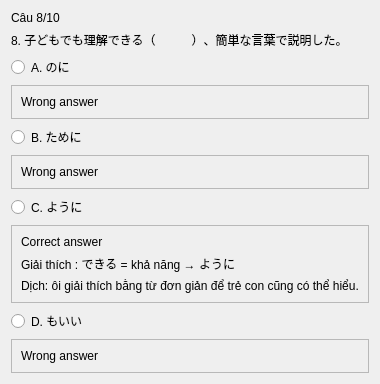
               <widget class="QWidget" name="page_14">
                <layout class="QVBoxLayout" name="verticalLayout_11">
                 <item>
                  <widget class="QLabel" name="label_98">
                   <property name="text">
                    <string>Câu 8/10</string>
                   </property>
                  </widget>
                 </item>
                 <item>
                  <widget class="QLabel" name="label_99">
                   <property name="text">
                    <string>8. 子どもでも理解できる（　　　）、簡単な言葉で説明した。</string>
                   </property>
                  </widget>
                 </item>
                 <item>
                  <widget class="QRadioButton" name="radioButton_53">
                   <property name="text">
                    <string>A. のに</string>
                   </property>
                  </widget>
                 </item>
                 <item>
                  <widget class="QFrame" name="frame_9">
                   <property name="frameShape">
                    <enum>QFrame::StyledPanel</enum>
                   </property>
                   <property name="frameShadow">
                    <enum>QFrame::Raised</enum>
                   </property>
                   <layout class="QVBoxLayout" name="verticalLayout_12">
                    <item>
                     <widget class="QLabel" name="label_13">
                      <property name="text">
                       <string>Wrong answer</string>
                      </property>
                     </widget>
                    </item>
                   </layout>
                  </widget>
                 </item>
                 <item>
                  <widget class="QRadioButton" name="radioButton_54">
                   <property name="text">
                    <string>B. ために</string>
                   </property>
                  </widget>
                 </item>
                 <item>
                  <widget class="QFrame" name="frame_10">
                   <property name="frameShape">
                    <enum>QFrame::StyledPanel</enum>
                   </property>
                   <property name="frameShadow">
                    <enum>QFrame::Raised</enum>
                   </property>
                   <layout class="QVBoxLayout" name="verticalLayout_13">
                    <item>
                     <widget class="QLabel" name="label_14">
                      <property name="text">
                       <string>Wrong answer</string>
                      </property>
                     </widget>
                    </item>
                   </layout>
                  </widget>
                 </item>
                 <item>
                  <widget class="QRadioButton" name="radioButton_55">
                   <property name="text">
                    <string>C. ように</string>
                   </property>
                  </widget>
                 </item>
                 <item>
                  <widget class="QFrame" name="frame_11">
                   <property name="frameShape">
                    <enum>QFrame::StyledPanel</enum>
                   </property>
                   <property name="frameShadow">
                    <enum>QFrame::Raised</enum>
                   </property>
                   <layout class="QVBoxLayout" name="verticalLayout_14">
                    <item>
                     <widget class="QLabel" name="label_17">
                      <property name="text">
                       <string>Correct answer</string>
                      </property>
                     </widget>
                    </item>
                    <item>
                     <widget class="QLabel" name="label_16">
                      <property name="text">
                       <string>Giải thích : できる = khả năng → ように</string>
                      </property>
                     </widget>
                    </item>
                    <item>
                     <widget class="QLabel" name="label_18">
                      <property name="text">
                       <string>Dịch: ôi giải thích bằng từ đơn giản để trẻ con cũng có thể hiểu.</string>
                      </property>
                     </widget>
                    </item>
                   </layout>
                  </widget>
                 </item>
                 <item>
                  <widget class="QRadioButton" name="radioButton_56">
                   <property name="text">
                    <string>D. もいい</string>
                   </property>
                  </widget>
                 </item>
                 <item>
                  <widget class="QFrame" name="frame_12">
                   <property name="frameShape">
                    <enum>QFrame::StyledPanel</enum>
                   </property>
                   <property name="frameShadow">
                    <enum>QFrame::Raised</enum>
                   </property>
                   <layout class="QVBoxLayout" name="verticalLayout_15">
                    <item>
                     <widget class="QLabel" name="label_15">
                      <property name="text">
                       <string>Wrong answer</string>
                      </property>
                     </widget>
                    </item>
                   </layout>
                  </widget>
                 </item>
                </layout>
               </widget>
